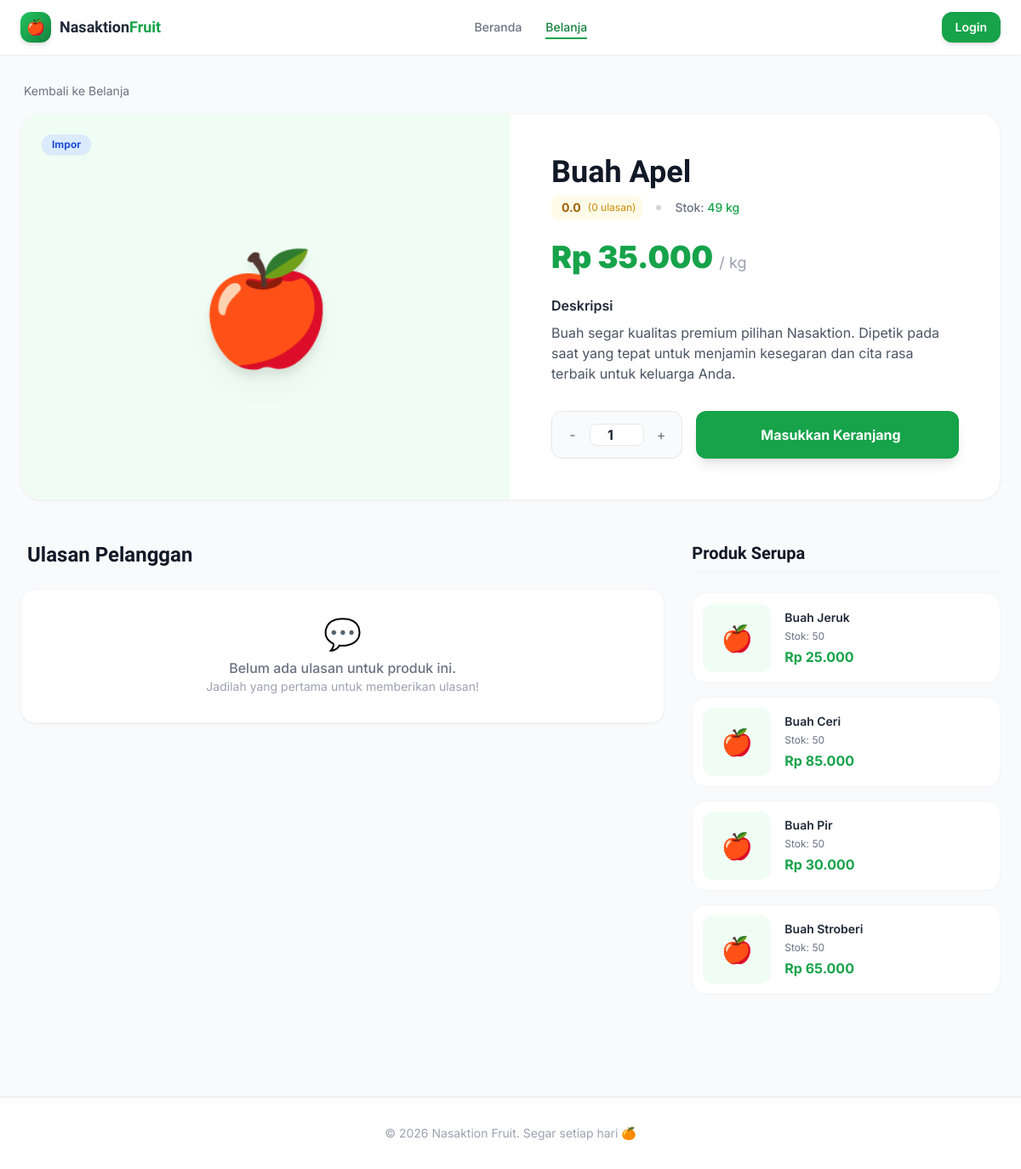
Page /customer/shop/product/1 on the earlier database version.
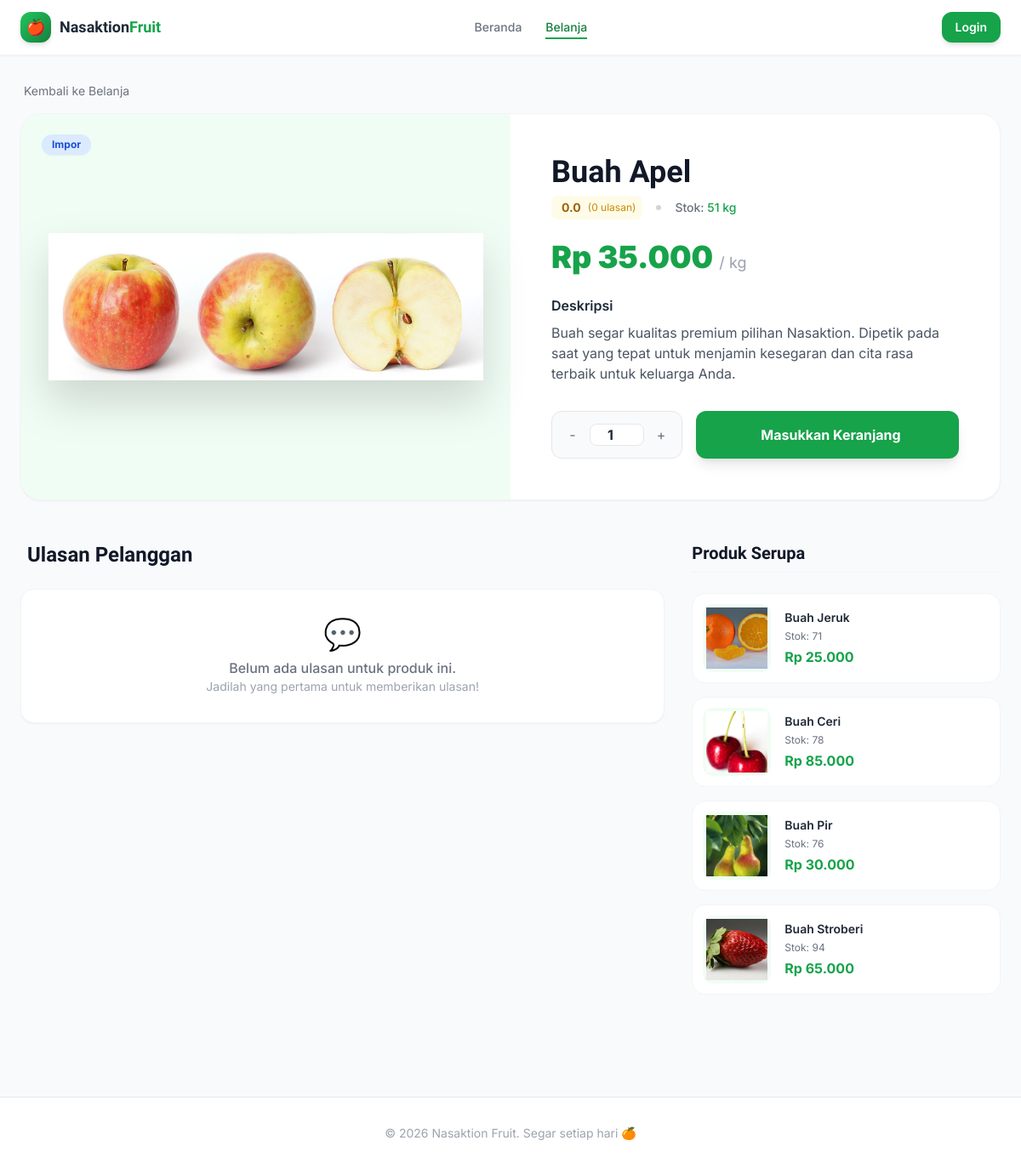
Same page on the later database version.
### tables this page shows
CREATE TABLE `products` (
  `id` int unsigned NOT NULL AUTO_INCREMENT,
  `category_id` int unsigned NOT NULL,
  `nama_buah` varchar(100) NOT NULL,
  `jenis` enum('Impor','Ekspor','Lokal') NOT NULL DEFAULT 'Lokal',
  `foto` varchar(255) DEFAULT NULL,
  `deskripsi` text,
  `harga_beli` decimal(15,2) NOT NULL DEFAULT '0.00',
  `harga_jual` decimal(15,2) NOT NULL DEFAULT '0.00',
  `stok` int NOT NULL DEFAULT '0',
  `satuan` varchar(20) NOT NULL DEFAULT 'kg',
  `is_active` tinyint(1) NOT NULL DEFAULT '1',
  `created_at` timestamp NULL DEFAULT CURRENT_TIMESTAMP,
  `updated_at` timestamp NULL DEFAULT CURRENT_TIMESTAMP ON UPDATE CURRENT_TIMESTAMP,
  PRIMARY KEY (`id`),
  KEY `idx_category` (`category_id`),
  KEY `idx_jenis` (`jenis`),
  KEY `idx_active` (`is_active`),
  CONSTRAINT `fk_products_category` FOREIGN KEY (`category_id`) REFERENCES `categories` (`id`) ON UPDATE CASCADE
);

### application/controllers/customer/Shop.php (called while the page is built, shortened)
<?php
class Shop extends CI_Controller {
    public function __construct() {
        $this->load->model('Product_model');
        $this->load->model('Category_model');
        $this->load->model('Feedback_model');
    }
    public function product($id) {
        $data['product'] = $this->Product_model->get_by_id($id);
        $data['title'] = $data['product']->nama_buah;
        $data['related'] = $this->Product_model->get_related($data['product']->category_id, $id, 4);
        $data['reviews'] = $this->Feedback_model->get_by_product($id);
        $data['avg_rating'] = $this->Feedback_model->get_product_avg_rating($id);
        $this->load->view('customer/shop/product', $data);
    }
}

### index.php (called while the page is built, shortened)
<?php
require_once BASEPATH.'core/CodeIgniter.php';

### application/models/Product_model.php (called while the page is built, shortened)
<?php
class Product_model extends CI_Model {
    public function get_by_id($id) {
        $this->db->select('p.*, c.nama_kategori');
        $this->db->from('products p');
        $this->db->join('categories c', 'c.id = p.category_id', 'left');
        $this->db->where('p.id', $id);
        return $this->db->get()->row();
    }
    public function get_related($category_id, $exclude_id, $limit = 4) {
        $this->db->select('p.*, c.nama_kategori');
        $this->db->from('products p');
        $this->db->join('categories c', 'c.id = p.category_id', 'left');
        $this->db->where('p.category_id', $category_id);
        $this->db->where('p.id !=', $exclude_id);
        $this->db->where('p.is_active', 1);
        $this->db->where('p.stok >', 0);
        $this->db->order_by('RAND()');
        $this->db->limit($limit);
        return $this->db->get()->result();
    }
}

### application/views/customer/shop/product.php (the view, shortened to what the changed rows need)
<?= $this->load->view('customer/layout/header', ['title'=> $title], TRUE) ?>
<div class="bg-white rounded-3xl border border-gray-100 shadow-sm overflow-hidden mb-12">
    <div class="grid grid-cols-1 md:grid-cols-2">
        <div class="bg-primary-50 min-h-[300px] md:min-h-full flex items-center justify-center p-8 relative">
            <?php if($product->foto): ?>
            <img src="<?= base_url('uploads/products/'.$product->foto) ?>" alt="<?= $product->nama_buah ?>" class="max-w-full max-h-[400px] object-contain drop-shadow-2xl hover:scale-105 transition-transform duration-500">
            <?php else: ?>
            <span class="text-9xl drop-shadow-xl">🍎</span>
            <?php endif; ?>
            <div class="absolute top-6 left-6 flex flex-col gap-2">
                <span class="text-xs font-bold px-3 py-1 rounded-full shadow-sm <?= $product->jenis=='Impor' ? 'bg-blue-100 text-blue-700' : ($product->jenis=='Ekspor' ? 'bg-purple-100 text-purple-700' : 'bg-green-100 text-green-700') ?>">
                    <?= $product->jenis ?>
                </span>
            </div>
        </div>
        <div class="p-8 md:p-12 flex flex-col justify-center">
            <h1 class="font-display font-black text-3xl md:text-4xl text-gray-900 mb-2"><?= $product->nama_buah ?></h1>
            <div class="flex items-center gap-4 mb-6">
                <div class="flex items-center gap-1 bg-yellow-50 px-2 py-1 rounded-lg">
                </div>
                <div class="w-1.5 h-1.5 rounded-full bg-gray-300"></div>
                <p class="text-sm text-gray-500 font-medium">Stok: <span class="<?= $product->stok>0 ? 'text-green-600':'text-red-500' ?>"><?= $product->stok ?> <?= $product->satuan ?? 'kg' ?></span></p>
            </div>
            <p class="text-4xl font-black text-primary-600 mb-6 drop-shadow-sm">Rp <?= number_format($product->harga_jual,0,',','.') ?> <span class="text-lg text-gray-400 font-normal">/ <?= $product->satuan ?? 'kg' ?></span></p>
            <div class="prose prose-sm text-gray-600 mb-8 max-w-none">
                <h4 class="text-gray-800 font-semibold mb-2">Deskripsi</h4>
                <p><?= nl2br($product->deskripsi ?? 'Buah segar kualitas premium pilihan Nasaktion. Dipetik pada saat yang tepat untuk menjamin kesegaran dan cita rasa terbaik untuk keluarga Anda.') ?></p>
            </div>
            <div class="mt-auto">
                <?php if($product->stok > 0): ?>
                <div class="flex items-center gap-4">
                    <div class="flex items-center bg-gray-50 border border-gray-200 rounded-xl p-1 h-14">
                        <button type="button" onclick="updateQty(-1)" class="w-10 h-10 flex items-center justify-center rounded-lg hover:bg-white hover:shadow-sm text-gray-500 transition-all">-</button>
                        <input type="number" id="qtyInput" value="1" min="1" max="<?= $product->stok ?>"
                               onblur="validateQty()" onkeydown="if(event.key === 'Enter') { event.preventDefault(); this.blur(); }"
                               class="w-16 text-center bg-white border border-gray-200 rounded-lg font-bold text-gray-800 focus:border-primary-500 focus:ring-2 focus:ring-primary-200 outline-none appearance-none">
                        <button type="button" onclick="updateQty(1)" class="w-10 h-10 flex items-center justify-center rounded-lg hover:bg-white hover:shadow-sm text-gray-500 transition-all">+</button>
                    </div>
                    <button type="button" onclick="addToCartDetail(<?= $product->id ?>, this)" class="flex-1 h-14 bg-primary-600 hover:bg-primary-700 text-white rounded-xl font-bold flex items-center justify-center gap-2 transition-all shadow-lg hover:shadow-primary-300 active:scale-[0.98]">
                        <span class="iconify text-xl" data-icon="lucide:shopping-cart"></span> Masukkan Keranjang
                    </button>
                </div>
                <?php else: ?>
                <div class="h-14 bg-gray-100 rounded-xl flex items-center justify-center text-gray-500 font-bold border border-gray-200 cursor-not-allowed">
                    Mohon Maaf, Stok Sedang Habis
                </div>
                <?php endif; ?>
            </div>
        </div>
    </div>
</div>
<div class="grid grid-cols-1 lg:grid-cols-3 gap-8 mb-12">
    <div>
        <?php if(!empty($related)): ?>
        <div class="flex flex-col gap-4">
            <?php foreach($related as $rel): ?>
            <a href="<?= site_url('customer/shop/product/'.$rel->id) ?>" class="flex items-center gap-4 bg-white p-3 rounded-2xl border border-gray-100 hover:border-primary-200 hover:shadow-md transition-all group">
                <div class="w-20 h-20 bg-primary-50 rounded-xl flex items-center justify-center p-1 flex-shrink-0 overflow-hidden">
                    <?php if($rel->foto): ?>
                    <img src="<?= base_url('uploads/products/'.$rel->foto) ?>" class="w-full h-full object-cover group-hover:scale-110 transition-transform">
                    <?php else: ?>
                    <span class="text-3xl">🍎</span>
                    <?php endif; ?>
                </div>
                <div class="flex-1">
                    <h4 class="text-sm font-semibold text-gray-800 line-clamp-2 mb-1 group-hover:text-primary-600 transition-colors"><?= $rel->nama_buah ?></h4>
                    <p class="text-xs text-gray-500 mb-1">Stok: <?= $rel->stok ?></p>
                    <p class="font-bold text-primary-600">Rp <?= number_format($rel->harga_jual,0,',','.') ?></p>
                </div>
            </a>
            <?php endforeach; ?>
        </div>
        <?php else: ?>
        <p class="text-sm text-gray-500 italic bg-gray-50 p-4 rounded-xl text-center">Belum ada produk serupa.</p>
        <?php endif; ?>
    </div>
</div>
<?= $this->load->view('customer/layout/footer', [], TRUE) ?>

Differences in the rows shown:
changed products "Buah Apel": foto: picture added; stok "49" → "51"; foto empty → "apel.jpg" (drawn)
changed products "Buah Jeruk": foto: picture added; stok "50" → "71"; no longer shows "🍎"
changed products "Buah Ceri": foto: picture added; stok "50" → "78"; no longer shows "🍎"
changed products "Buah Pir": foto: picture added; stok "50" → "76"; no longer shows "🍎"
changed products "Buah Stroberi": foto: picture added; stok "50" → "94"; no longer shows "🍎"
